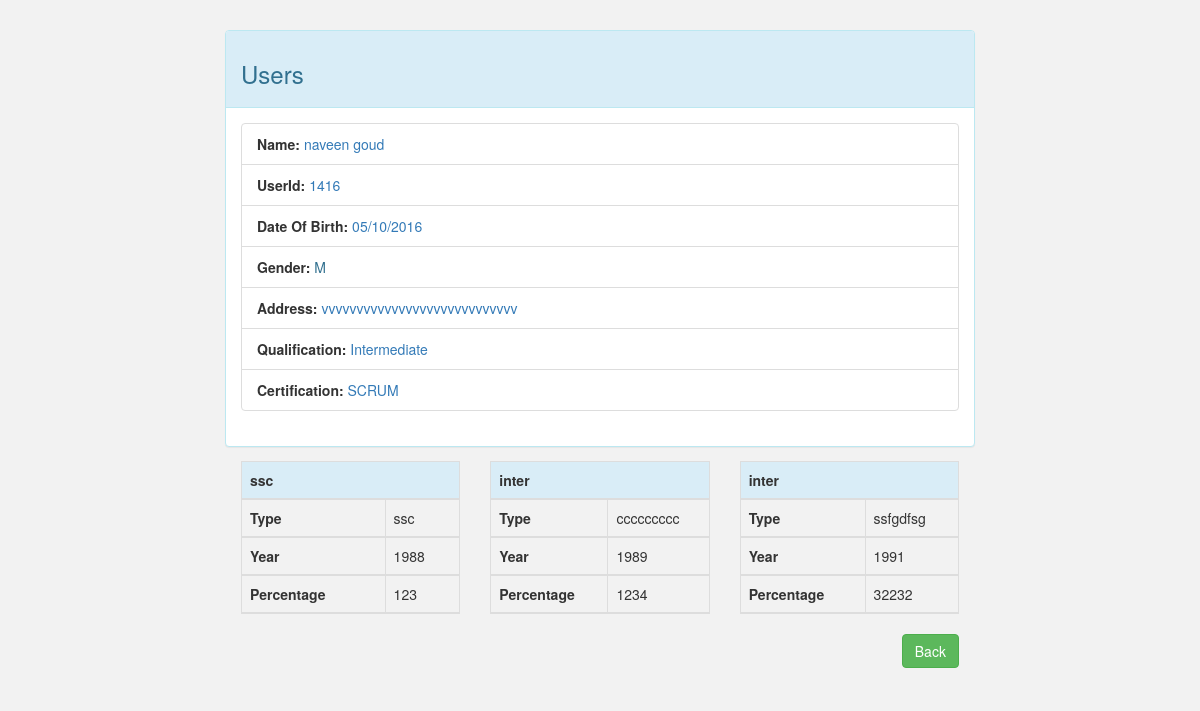
Page /view.php?id=1 on the committed database.
### tables this page shows
CREATE TABLE IF NOT EXISTS `personal` (
  `id` varchar(11) NOT NULL,
  `name` varchar(30) NOT NULL,
  `userid` varchar(30) NOT NULL,
  `dob` varchar(20) NOT NULL,
  `sex` varchar(30) NOT NULL,
  `address` varchar(30) NOT NULL,
  `qualification` varchar(30) NOT NULL,
  `certification` varchar(30) NOT NULL
);

CREATE TABLE IF NOT EXISTS `ssc` (
  `id` int(11) NOT NULL AUTO_INCREMENT,
  `pid` int(11) NOT NULL,
  `ssc_board` varchar(20) NOT NULL,
  `ssc_year` varchar(20) NOT NULL,
  `ssc_percentage` varchar(20) NOT NULL,
  PRIMARY KEY (`id`)
);

CREATE TABLE IF NOT EXISTS `inter` (
  `id` int(11) NOT NULL AUTO_INCREMENT,
  `pid` int(11) NOT NULL,
  `inter_board` varchar(20) NOT NULL,
  `inter_year` varchar(20) NOT NULL,
  `inter_percentage` varchar(20) NOT NULL,
  PRIMARY KEY (`id`)
);

CREATE TABLE IF NOT EXISTS `graduation` (
  `id` int(11) NOT NULL AUTO_INCREMENT,
  `pid` int(11) NOT NULL,
  `graduation_board` varchar(20) NOT NULL,
  `graduation_year` varchar(20) NOT NULL,
  `graduation_percentage` varchar(20) NOT NULL,
  PRIMARY KEY (`id`)
);

### view.php (the view, shortened to what this page needs)
<?php
include_once("config.php");
$id = $_GET['id'];
$result = mysqli_query($conn,"SELECT * FROM personal WHERE id=$id");
$results = mysqli_query($conn,"SELECT * FROM ssc WHERE pid=$id");
$resulti = mysqli_query($conn,"SELECT * FROM inter WHERE pid=$id");
$resultg = mysqli_query($conn,"SELECT * FROM graduation WHERE pid=$id");
?>
<!DOCTYPE html>
<html lang="en">
  <head>
    <link href="bootstrap/css/bootstrap.min.css" rel="stylesheet">
	<link href="style.css" rel="stylesheet">
  </head>
<body style="background-color:#f2f2f2">
<div class="container">
	<div class="row">
		<div class="col-md-8 col-md-offset-2">
			<div class="card-panel-x">
						<div class="panel panel-info">
							<div class="panel-heading">
								<h3 class="page-title">Users</h3>
							</div>
							<div class="panel-body">
								<?php
									 if(!empty($result))
									 {
									while($res = mysqli_fetch_array($result)) {
									  ?>
									  <ul class="list-group">
										<li class="list-group-item">
                                           Name:
											<span class="text-primary"><?php echo $res['name'];?></span>
                                        </li>
										<li class="list-group-item">
                                            UserId:
											<span class="text-primary"><?php echo $res['userid'];?></span>
                                        </li>
                                        <li class="list-group-item">
                                           Date Of Birth:
										   <span class="text-primary"><?php echo $res['dob'];?></span>
                                        </li>
                                        <li class="list-group-item">
                                           Gender:
										   <span class="text-info"><?php echo $res['sex'];?></span>
                                        </li>
                                        <li class="list-group-item">
                                            Address:
											<span class="text-primary"><?php echo $res['address'];?></span>
                                        </li>
										<li class="list-group-item">
                                            Qualification:
											<span class="text-primary"><?php echo $res['qualification'];?></span>
                                        </li>
										<li class="list-group-item">
                                            Certification:
											<span class="text-primary"><?php echo $res['certification'];?></span>
                                        </li>
									</ul>
									<?php
									}
											}
								   ?>
							</div>
							<div class="panel-body col-md-4">
							<div class="table-responsive">
								<table class="table table-bordered table-striped table-hover">
									<thead>
										<tr class="info">
											<th colspan="2">ssc	</th>
										</tr>
										<?php
										if(!empty($results)){
											while($res1 = mysqli_fetch_array($results))
											{
											?>
										<tr>
											<td><strong>Type</strong></td>
											<td><?php echo $res1['ssc_board']; ?></td>
										</tr>
										<tr>
											<td><strong>Year</strong></td>
											<td><?php echo $res1['ssc_year']; ?></td>
										</tr>
										<tr>
											<td><strong>Percentage</strong></td>
											<td><?php echo $res1['ssc_percentage']; ?></td>
										</tr>
										<?php
											}
										}
										?>
									</thead>
								</table>
							</div>
							</div>
							<div class="panel-body col-md-4">
							<div class="table-responsive">
								<table class="table table-bordered table-striped table-hover">
									<thead>
										<tr class="info">
											<th colspan="2">inter</th>
										</tr>
										<?php
										if(!empty($resulti)){
											while($res2 = mysqli_fetch_array($resulti))
											{
											?>
										<tr>
											<td><strong>Type</strong></td>
											<td><?php echo $res2['inter_board']; ?></td>
										</tr>
										<tr>
											<td><strong>Year</strong></td>
											<td><?php echo $res2['inter_year']; ?></td>
										</tr>
										<tr>
											<td><strong>Percentage</strong></td>
											<td><?php echo $res2['inter_percentage']; ?></td>
										</tr>
										<?php
											}
										}
										?>
									</thead>
								</table>
							</div>
							</div>
							<div class="panel-body col-md-4">
							<div class="table-responsive">
								<table class="table table-bordered table-striped table-hover">
									<thead>
										<tr class="info">
											<th colspan="2">inter</th>
										</tr>
										<?php
										if(!empty($resultg)){
											while($res3 = mysqli_fetch_array($resultg))
											{
											?>
										<tr>
											<td><strong>Type</strong></td>
											<td><?php echo $res3['graduation_board']; ?></td>
										</tr>
										<tr>
											<td><strong>Year</strong></td>
											<td><?php echo $res3['graduation_year']; ?></td>
										</tr>
										<tr>
											<td><strong>Percentage</strong></td>
											<td><?php echo $res3['graduation_percentage']; ?></td>
										</tr>
										<?php
											}
										}
										?>
									</thead>
								</table>
							</div>
								<a href="index.php"><button class="btn btn-success pull-right">Back</button></a>
							</div>
						</div>
			</div>
		</div>
	</div>
</div>
  </body>
</html>

### style.css (style rules this page uses)
.container { margin-top:30px; margin-bottom:30px; }

### view.php (style rules this page uses)
li { font-weight:600; }
span { font-weight:400; }

### rows in the picture
personal: name "naveen goud", userid "1416", dob "05/10/2016", sex "M", address "vvvvvvvvvvvvvvvvvvvvvvvvvvvv", qualification "Intermediate", certification "SCRUM"
ssc: ssc_board "ssc", ssc_year "1988", ssc_percentage "123"
inter: inter_board "ccccccccc", inter_year "1989", inter_percentage "1234"
graduation: graduation_board "ssfgdfsg", graduation_year "1991", graduation_percentage "32232"
